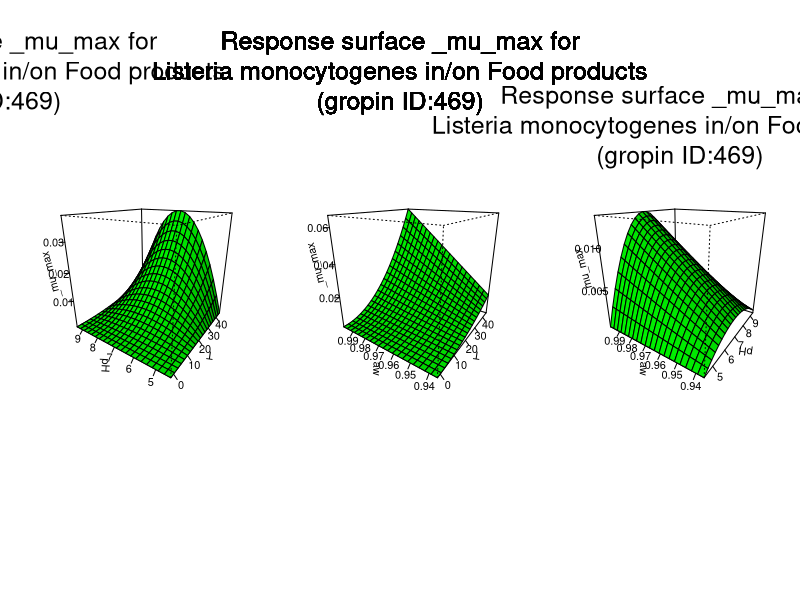

This chart was generated by the following R code:
#############################
# start of Parameter script
#############################
T <- seq(-1.72172,44.955044955045,length.out=21)
pH <- seq(4.39439,9.39060939060939,length.out=21)
aw <- seq(0.935935,0.998001998001998,length.out=21)
#############################
# end of Parameter script
#############################
############################# 
# start of Model script Gropin ID 469 
#############################
 
# constant coefficients for this model
 
variables <- data.frame(T,pH,aw)
argumentsPar <- expand.grid(variables)
 
# heart of the model
response_surface <- function(T,pH,aw) {
   mumax <-2*(((T+1.5)/(37+15))^2)*((pH-4.39)*(9.6-pH)/(7-4.39)*(9.6-7))*((aw-0.92)*(1-0.92))

return(mumax=mumax)
} 

# output parameters
responseSurface <- cbind(argumentsPar,response_surface(argumentsPar['T'],argumentsPar['pH'],argumentsPar['aw']))
colnames(responseSurface) <- c(colnames(argumentsPar),'mumax')
#############################
# End of Model script
#############################
############################# 
# start of Visualisation script Gropin ID 469 
#############################
argPar1 <- expand.grid(T,pH)
argPar2 <- expand.grid(T,aw)
argPar3 <- expand.grid(pH,aw)
z1 <- matrix(unlist(response_surface(argPar1[1],argPar1[2],aw[10])),nrow=21)
z2 <- matrix(unlist(response_surface(argPar2[1],pH[10],argPar2[2])),nrow=21)
z3 <- matrix(unlist(response_surface(T[10],argPar3[1],argPar3[2])),nrow=21)
par(mfrow = c(1,3))
persp(T,pH,z1,col = 'green',xlab='T',ylab='pH',zlab='_mu_max',theta=305,phi=20,shade=0.25,ticktype = 'detailed')
persp(T,aw,z2,col = 'green',xlab='T',ylab='aw',zlab='_mu_max',theta=305,phi=20,shade=0.25,ticktype = 'detailed')
persp(pH,aw,z3,col = 'green',xlab='pH',ylab='aw',zlab='_mu_max',theta=305,phi=20,shade=0.25,ticktype = 'detailed')
mtext('Response surface _mu_max for
Listeria monocytogenes in/on Food products
(gropin ID:469)',outer=T,  cex=1.5, line=-8.5, side=3)
#############################
# End of Visualisation script
#############################
